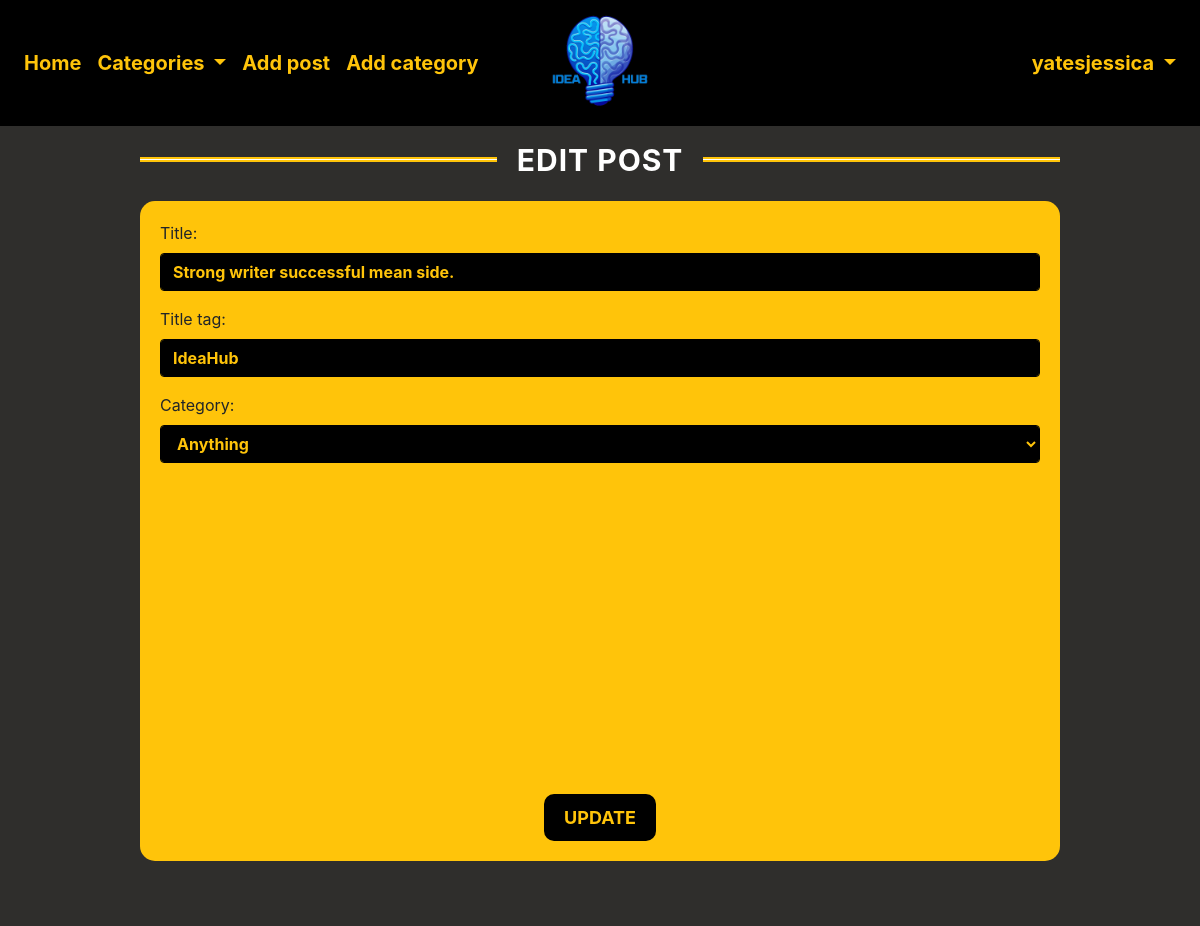
Screenshot of /updatePost/1320 (signed in) with the database file from the repository.
### IdeaHub/models.py (models this page shows, shortened)
class Post(models.Model):
    title = models.CharField(max_length=255)
    title_tag = models.CharField(max_length=255, default="IdeaHub")
    header_image = models.ImageField(null=True, blank=True, upload_to="images/")
    author = models.ForeignKey(User, on_delete=models.CASCADE)
    body = models.TextField()
    post_date = models.DateField(auto_now_add=True)
    category = models.CharField(max_length=255, default='undefined')
    likes = models.ManyToManyField(User, related_name="blog_posts") # ManyToMany --> post_id + user_id

### IdeaHub/views.py (the view)
# urls.py: path('updatePost/<int:pk>', UpdatePostView.as_view(), name='update_post'),
class UpdatePostView(UpdateView):
    model = Post
    form_class = EditForm
    template_name = 'update_post.html'

### IdeaHub/forms.py
class EditForm(forms.ModelForm):
    class Meta:
        model = Post
        fields = ('title', 'title_tag', 'category', 'body')
        widgets = {
            'title': forms.TextInput(attrs={'class': 'form-control'}), # form-control --> Bootstrap item
            'title_tag': forms.TextInput(attrs={'class': 'form-control'}),
            'category': forms.Select(choices=choice_list, attrs={'class': 'form-control'}),
            'body': forms.HiddenInput()
        }

### IdeaHub/context_processors.py (called while the page is built)
def category_menu(request):
    return {'category_menu': Category.objects.all()}

### IdeaHub/models.py (called while the page is built)
    def __str__(self):
        return self.name

### IdeaHub/templates/update_post.html (shortened to what this page needs)
{% extends "base_generic.html" %}
        {% block content %}
            {% if user.is_authenticated %}
                {% if user.id == post.author.id %}
                <div class="container">
                    <div class="row">
                        <div class="col-md-8 offset-md-2 col-lg-10 offset-lg-1">
                            <div class="seven">
                                <h1>Edit Post</h1>
                            </div>
                            <div class="form-group">
                                <form method="POST" onsubmit="return submitHandler();">
                                    {{ form.as_p }}
                                    <div id="editor-container"></div>
                                    <div class="d-flex justify-content-center">
                                        <button type="submit" class="btn btn-Post">Update</button>
                                    </div>
                            </div>
                        </div>
                    </div>
                    {% endif %}
            {% endif %}
        {% endblock %}

### IdeaHub/templates/base_generic.html (shortened to what this page needs)
{% load static %}
<!doctype html>
<html lang="en">
  <head>
    <link rel="stylesheet" href="https://cdn.jsdelivr.net/npm/bootstrap@4.6.2/dist/css/bootstrap.min.css">
    <link href="https://cdn.quilljs.com/1.3.6/quill.snow.css" rel="stylesheet">
    <link rel="stylesheet" href="https://cdnjs.cloudflare.com/ajax/libs/font-awesome/6.1.1/css/all.min.css">
    <link rel="stylesheet" type="text/css" href="{% static 'style.css' %}">
  </head>
  <body>
    <header>
      <nav class="navbar navbar-expand-lg navbar-dark navbar-custom">
      <div class="collapse navbar-collapse order-lg-1 order-3 navigation-menu">
        <ul class="navbar-nav mr-auto">
          {% if user.is_authenticated %}
            <li class="nav-item">
              <a class="nav-link active" href="{% url 'IdeaHub:homepage' %}">Home</a>
            </li>
            {% if category_menu %}
              <li class="nav-item dropdown">
                <a class="nav-link dropdown-toggle active" href="#" role="button" data-toggle="dropdown" aria-expanded="false">
                  Categories
                </a>
              </li>
            {% endif %}
              <li class="nav-item">
                <a class="nav-link active" href="{% url 'IdeaHub:add_post' %}">Add post</a>
              </li>
              <li class="nav-item">
                <a class="nav-link active" href="{% url 'IdeaHub:add_category' %}">Add category</a>
              </li>
          {% endif %}
        </ul>
      </div>
      <a class="navbar-brand order-1 mr-lg-0" href="{% url 'IdeaHub:homepage' %}">
        <img class="logo" src="{% static "Logo/IdeaHub.png" %}" width="100">
      </a>
        <div class="collapse navbar-collapse order-lg-3 order-4 navigation-menu">
          <ul class="navbar-nav ml-auto">
            {% if user.is_authenticated %}
              <li class="nav-item dropdown">
                <a class="nav-link dropdown-toggle active" href="#" role="button" data-toggle="dropdown" aria-expanded="false">
                  {{ user.username }}
                </a>
              </li>
            {% endif %}
          </ul>
        </div>
      </nav>
</header>
    <div class="container-fluid" style="min-height: 100vh;">
        {% block content %}
        {% endblock %}
    </div>
  </body>
</html>

### static/style.css (style rules this page uses)
@media (min-width:992px) { .navbar-expand-lg .navbar-collapse { width: 100%; } }
.navbar-custom .navbar-nav .nav-link, .navbar-custom .navbar-brand, .navbar-custom .navbar-toggler-icon { color: #FFC40A !important; font-size: 20px; font-weight: bold; }
.navbar-custom { background-color: #000000; }
.container-fluid { display: flex; flex-direction: column; min-height: 100vh; background-color: #2F2E2C; }
.seven h1 { text-align: center; font-size:30px; font-weight:300; color:white; letter-spacing:1px; text-transform: uppercase; font-weight: bold; padding-top: 20px; display: grid; grid-template-columns: 1fr max-content 1fr; grid-template-rows: 27px 0; grid-gap: 20px; align-items: center; }
.seven h1:after,.seven h1:before { content: " "; display: block; border-bottom: 2px solid #FFC40A; border-top: 2px solid #FFC40A; height: 5px; background-color:white; }
.btn-Post { background-color: #000000; color: #FFC40A; border: none; padding: 10px 20px; font-size: 18px; border-radius: 10px; transition: background-color 0.3s, color 0.3s; font-weight: bold; margin-top: 15px; text-transform: uppercase; }
form { background-color: #FFC40A; padding: 20px; border-radius: 15px; }
#editor-container { width: 100%; height: 300px; }
.form-control, .form-control:focus { background-color: black; color: #FFC40A; font-weight: bold; border-color: #000000; }
.form-control::placeholder { color: white; font-weight: normal; }

### rows the page displays
Post: title "Strong writer successful mean side.", title_tag "IdeaHub", category "Anything"

### other values shown
{{ user.username }} "yatesjessica"
